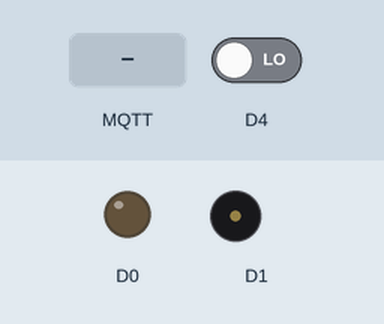
Bench run of a sketch on a simulated ESP8266 (NodeMCU). Parts: output pins drawn as LEDs (lit = HIGH), buzzer (waves = sounding). Dashed ring = blinking. Inputs (shaded band) come from the test bench; at power-on: D4 LOW. WiFi joins after 1.5 s; servers stay silent unless stated; no MQTT or app messages arrive unless stated.

Above: at 3.7 s.
3.8 s: D4 driven HIGH
At 4.02 s:
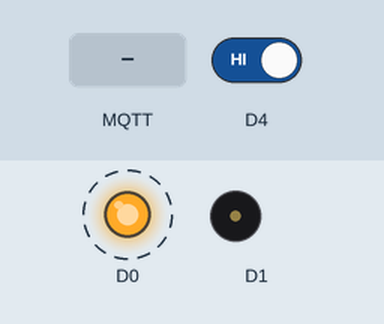
6.6 s: MQTT message "buzzon" arrives on the first subscribed topic
At 7.37 s:
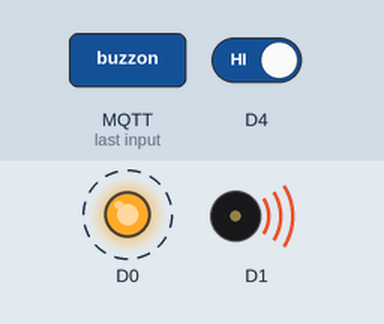
9.6 s: D4 driven LOW
At 10.4 s:
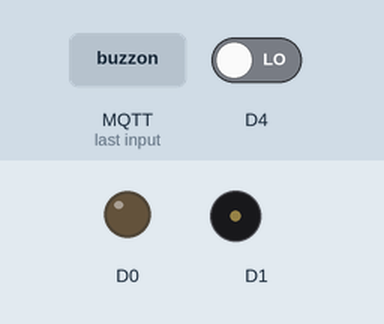
11.1 s: MQTT message "ledon" arrives on the first subscribed topic
At 11.5 s:
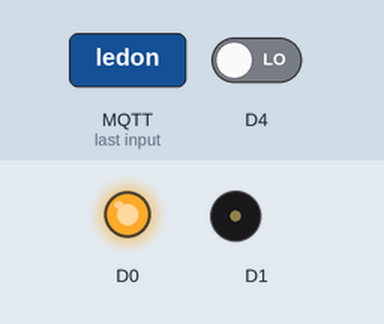
12.6 s: MQTT message "ledoff" arrives on the first subscribed topic
At 13.8 s:
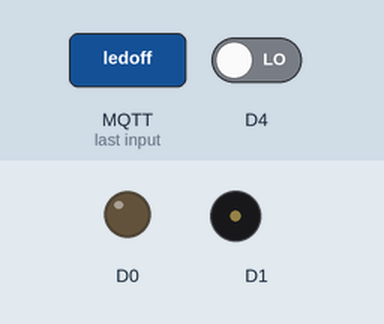
Timing chart, 0 to 15.1 s (numbered marks = the images above; inputs shaded):
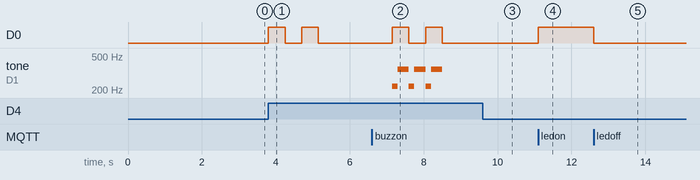

Measured:
- after the input at 3.8 s, D0: alternates HIGH for 0.45 s and LOW for 0.45 s, 4 changes in all, then stays LOW, starting at once
- after the input at 6.6 s, tone on D1: silent → 220 Hz after 0.55 s, then repeats every 0.45 s: 350 Hz 0.30 s, 220 Hz 0.15 s, until it stays silent from 8.5 s
- after the input at 9.6 s, D0: stays LOW (without the input it goes to HIGH after 0.90 s); tone on D1: stays silent (without the input it goes to 220 Hz after 0.90 s)
- after the input at 11.1 s, D0: LOW → HIGH at once
- after the input at 12.6 s, D0: HIGH → LOW at once

The sketch:

sketch_oct9a.ino
```cpp
#include <ESP8266WiFi.h>
#include <ESP8266HTTPClient.h>
#include <WiFiClient.h>
#include <PubSubClient.h>

// WiFi
const char* ssid = "<WIFI-NAME>";
const char* password = "<PASSWORD>";

// MQTT
const char *mqtt_broker = "broker.hivemq.com";
const int mqtt_port = 1883;

const char *topic = "esp8266/mack";

const char *client_id = "nodemcu-tiengo121987";
const char *mqtt_username = "gustavotiengo";
const char *mqtt_password = "public";

// WiFi Client
WiFiClient wifiClient;

// MQTT Client
PubSubClient client(wifiClient);


// Variaveis globais para controlar push notifications e buzzer
bool pushNotificationActive = false;
bool buzzActive = false;

void setup() {
  // LEDs vermelhos
  pinMode(D0, OUTPUT);
  digitalWrite(D0, LOW);

  // Buzzer 1 (mais proximo aos leds)
  pinMode(D1, OUTPUT);

  // Buzzer 2 (mais distante dos leds)
  pinMode(D2, OUTPUT);

  // Sensor de presenca
  pinMode(D4, INPUT);
  digitalRead(D4);

  Serial.begin(115200);

  // Conexao WiFi
  WiFi.mode(WIFI_STA);
  WiFi.begin(ssid, password);

  while (WiFi.status() != WL_CONNECTED) {
    delay(1000);
  }

  // Conexao MQTT
  client.setServer(mqtt_broker, mqtt_port);
  client.setCallback(callback);
  while (!client.connected()) {
    if (client.connect(client_id, mqtt_username, mqtt_password)) {
        client.subscribe(topic);
    } else {
        delay(1000);
    }
  }

  delay(500);
}

void loop() {
  int sinalSensorMovimento = digitalRead(D4);

  if (sinalSensorMovimento == HIGH) {
    client.publish(topic, "1");
    buzzAndLights();
    delay(2000);
    client.publish(topic, "0");

    if (pushNotificationActive) {
      if (WiFi.status() == WL_CONNECTED) {
        HTTPClient httpClient;
        httpClient.begin(wifiClient, "http://api.pushingbox.com/pushingbox?devid=v71BA0E477C0365B");
        int httpCode = httpClient.GET();

        if (httpCode > 0) {
          httpClient.end();
        }
      }
    }

  } else {
    noTone(D1);
    noTone(D2);
  }

   if (!client.connected()) {
    reconnect();
  }

   client.loop();
}

void buzzAndLights() {
  digitalWrite(D0, HIGH);
  buzz();
  digitalWrite(D0, LOW);
  buzz();
  digitalWrite(D0, HIGH);
  buzz();
  digitalWrite(D0, LOW);
}

void reconnect() {
  while (!client.connected()) {
    if (client.connect(client_id, mqtt_username, mqtt_password)) {
      client.subscribe(topic);
    } else {
      delay(1000);
    }
  }
}

void callback(char *topic, byte *payload, unsigned int length) {
    String message;

    // convert *byte to string
    for (int i = 0; i < length; i++) {
        message = message + (char) payload[i];
    }

    if (message == "pushon") {
      pushNotificationActive = true;
    }

    if (message == "pushoff") {
      pushNotificationActive = false;
    }

    if (message == "buzzon") {
      buzzActive = true;
    }

    if (message == "buzzoff") {
      buzzActive = false;
    }

    if (message == "ledon") {
      digitalWrite(D0, HIGH);
    }

    if (message == "ledoff") {
      digitalWrite(D0, LOW);
    }
}

void buzz() {
  int tempo = 150;
  if (buzzActive) {
    tone(D1, 220, tempo);
    tone(D2, 220, tempo);
    delay(tempo);
    tone(D1, 350, tempo * 2);
    tone(D2, 350, tempo * 2);
    delay(tempo * 2);
  } else {
    delay(tempo * 3);
  }
}
```
